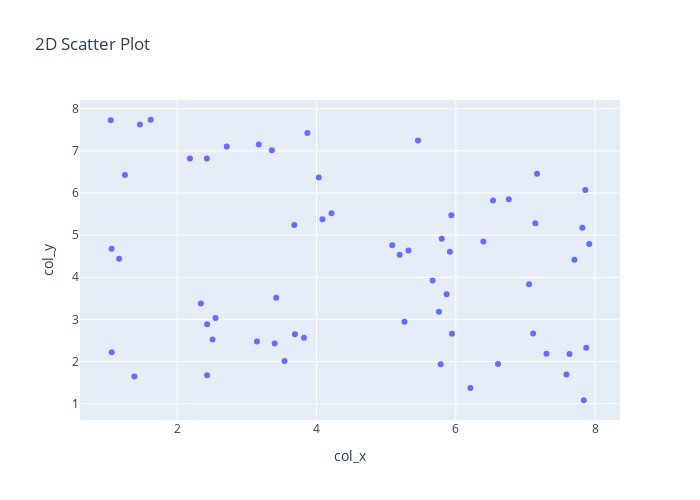

Notebook code for this chart:
### Markdown cell above
***@Author: Ranjith G C***
<br>
***@Date: 2021-07-15***
<br>
***@Last Modified by: Ranjith G C***
<br>
***@Last Modified time: 2021-07-15***
<br>
***@Title : Program Aim to draw a scatterplot for random 1000 for x and y coordinates.***

### Code cell
import numpy as np
import pandas as pd
import plotly.express as px
from pylab import randn

x = np.random.random(size=60)*7 + 1
y = np.random.random(size=60)*7 + 1

df = pd.DataFrame({
    'col_x':x, 'col_y':y
})
df.head()

fig = px.scatter(df, x='col_x', y='col_y',
                 width=700, height=500,
                 title="2D Scatter Plot")
fig.show()

### Figure 1 — Plotly figure (JSON) as saved in the notebook; plotly's stock layout.template omitted (floating-point values rounded to 4 significant figures)
{"data": [{"hovertemplate": "col_x=%{x}<br>col_y=%{y}<extra></extra>", "legendgroup": "", "marker": {"color": "#636efa", "symbol": "circle"}, "mode": "markers", "name": "", "orientation": "v", "showlegend": false, "type": "scatter", "x": [7.917, 5.321, 5.784, 6.211, 1.046, 5.264, 3.172, 5.869, 6.607, 3.422, 1.62, 5.917, 3.4, 7.633, 1.061, 6.396, 4.216, 5.799, 5.937, 5.195, 4.086, 2.711, 5.946, 6.761, 5.668, 6.535, 3.36, 7.303, 2.551, 1.385, 7.704, 7.143, 1.058, 2.426, 3.145, 1.465, 3.691, 7.839, 7.86, 7.167, 3.821, 2.34, 4.034, 2.183, 7.874, 2.43, 5.088, 1.166, 2.507, 3.869, 7.052, 7.111, 5.758, 5.458, 3.541, 7.591, 3.682, 2.43, 1.25, 7.818], "xaxis": "x", "y": [4.786, 4.638, 1.936, 1.375, 7.725, 2.943, 7.149, 3.595, 1.945, 3.516, 7.736, 4.605, 2.427, 2.181, 2.222, 4.848, 5.516, 4.911, 5.472, 4.533, 5.375, 7.103, 2.659, 5.85, 3.926, 5.823, 7.012, 2.185, 3.035, 1.646, 4.413, 5.283, 4.674, 6.819, 2.476, 7.621, 2.647, 1.083, 6.071, 6.454, 2.563, 3.38, 6.366, 6.815, 2.328, 1.673, 4.762, 4.439, 2.524, 7.421, 3.834, 2.664, 3.184, 7.244, 2.013, 1.694, 5.237, 2.884, 6.424, 5.175], "yaxis": "y"}], "layout": {"height": 500, "legend": {"tracegroupgap": 0}, "title": {"text": "2D Scatter Plot"}, "width": 700, "xaxis": {"anchor": "y", "domain": [0, 1], "title": {"text": "col_x"}}, "yaxis": {"anchor": "x", "domain": [0, 1], "title": {"text": "col_y"}}}}
